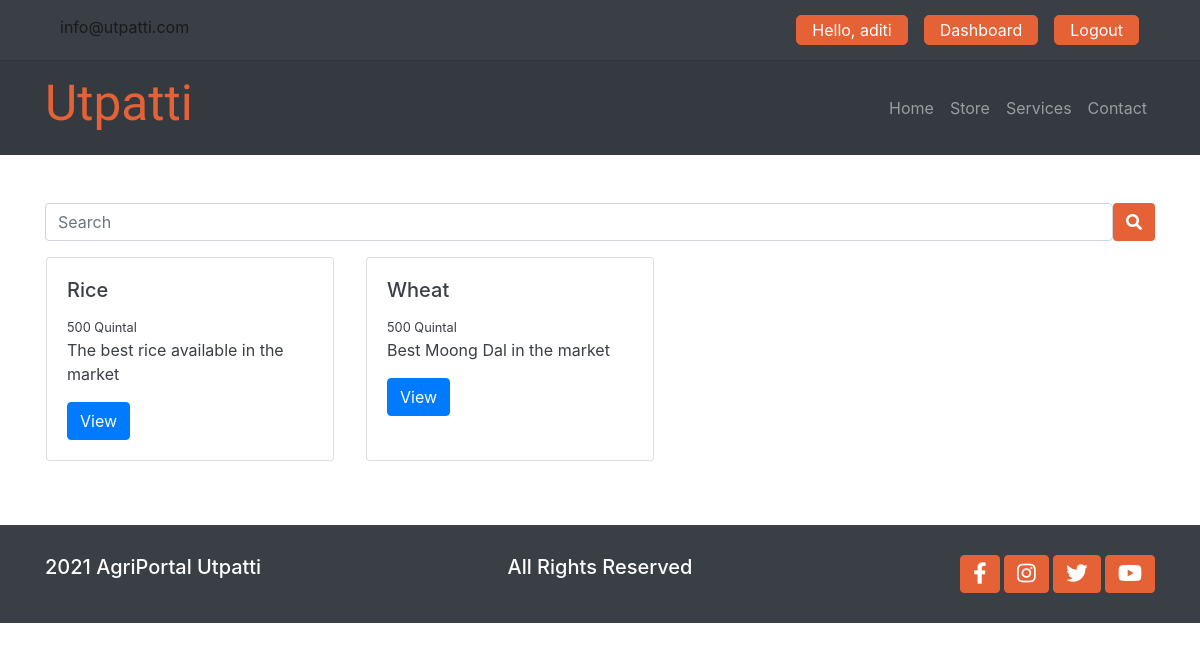
Page /crop/ (signed in) on the committed database.
### account/models.py (models this page shows, shortened)
class Account(AbstractBaseUser):
    first_name = models.CharField(max_length=50)
    last_name = models.CharField(max_length=50)
    username = models.CharField(max_length=50, unique=True)
    email = models.EmailField(max_length=100, unique=True)
    phone_number = models.CharField(max_length=50)
    profile = models.CharField(max_length=20, default="merchant")
    otp = models.CharField(max_length=10, default=0, blank=True)
    date_joined = models.DateTimeField(auto_now_add=True)
    last_login = models.DateTimeField(auto_now_add=True)
    is_admin = models.BooleanField(default=False)
    is_staff = models.BooleanField(default=False)
    is_active = models.BooleanField(default=False)
    is_superadmin = models.BooleanField(default=False)
    USERNAME_FIELD = "email"
    REQUIRED_FIELDS = ["username", "first_name", "last_name"]
    objects = MyAccountManager()

### crop/models.py (models this page shows, shortened)
class Crop(models.Model):
    crop_name = models.CharField(max_length=20)
    farmer = models.ForeignKey(FarmerProfile,on_delete=models.CASCADE)
    crop_desc = models.TextField()
    class Seasons(models.TextChoices):
        RABI = 'Rabi'
        KHARIF = 'Kharif'
    season = models.CharField(choices=Seasons.choices, max_length=15,default="")
    slug = models.SlugField(blank=True,max_length=255)
    stock = models.IntegerField()
    price = models.IntegerField()
    is_available = models.BooleanField()
    created_date = models.DateTimeField(auto_now_add = True)
    modified_date = models.DateTimeField(auto_now = True)

### crop/views.py (the view)
# urls.py: path('',views.store,name = "store" ),
def store(request):
    all_crops = Crop.objects.all()
    data = {
        'crops' : all_crops
    }
    return render(request,'crops/store.html',data)

### account/models.py (called while the page is built)
    def __str__(self):
        return self.user.first_name

### templates/crops/store.html (shortened to what this page needs)
{% extends 'includes/base.html' %}
{% block body %}
<div class = "container my-5">
    <form method="get" action={% url 'search' %}>
    <div class="input-group rounded">
        <input type="search" class="form-control rounded" placeholder="Search" aria-label="Search" aria-describedby="search-addon" name = "crop"/>
            <button class="btn" type = "submit">
                <i class="fas fa-search"></i>
            </button>
    </div>
    <div class = "row">
        {% for crop in crops %}
            <div class="card" style="width: 18rem; margin : 1rem;">
                <div class="card-body">
                    <h5 class="card-title">{{crop.crop_name}}</h5>
                    <small>{{crop.stock}} Quintal</small>
                    <p class="card-text">{{crop.crop_desc}}</p>
                    <a href="{% url 'individual_crop' crop.id %}" class="btn btn-primary">View</a>
                </div>
            </div>
        {% endfor %}
    </div>
</div>
{% endblock body %}

### templates/includes/base.html (shortened to what this page needs)
{% load static %}
<!DOCTYPE html>
<html lang="en">
<head>
    <link rel="stylesheet" href="https://cdnjs.cloudflare.com/ajax/libs/font-awesome/5.15.1/css/all.min.css"
 />
  <link rel="stylesheet" href="https://cdnjs.cloudflare.com/ajax/libs/animate.css/4.1.1/animate.min.css" />
  <link rel="stylesheet" type="text/css" href="//cdn.jsdelivr.net/npm/slick-carousel@1.8.1/slick/slick.css" />
  <link rel="stylesheet" type="text/css" href="//cdn.jsdelivr.net/npm/slick-carousel@1.8.1/slick/slick-theme.css" />
  <link rel="stylesheet" href="https://cdn.jsdelivr.net/npm/bootstrap@4.5.3/dist/css/bootstrap.min.css"
>
  <link rel="stylesheet" href="{% static 'css/base.css'%}">
  <link rel="stylesheet" href="{% static 'css/utils.css' %}">
  <link rel="stylesheet" href="{% static 'css/style.css'%}">
  <link rel="stylesheet" href="{% static 'css/mediaquery.css'%}">
</head>
<body>
    <header class="header ">
    <div class="container">
      <div class="row ">
        <div class="col-md-6 header-info">
          <a href="mailto:info@ytubers.com" class="mr-3">info@utpatti.com</a>
        </div>
        <div class="header-buttons col-md-6 d-flex justify-content-end">
        {% if user.is_authenticated %}
          <a class="btn btn-accent mr-3">Hello, {{user.first_name}}</a>
          <a class="btn btn-accent mr-3" href="{% url 'dashboard' %}">Dashboard</a>
          <a class="btn btn-accent mr-3" href="{% url 'logout' %}">Logout</a>
        {% else %}
          <a class="btn btn-accent mr-3" href="{% url 'login' %}">Signin</a>
          <a class="btn btn-accent " href="{% url 'register' %}">SignUp</a>
        {% endif %}
        </div>
      </div>
    </div>
  </header>
    <nav class="navbar navbar-expand-lg navbar-dark bg-dark">
    <div class="container">
      <a class="navbar-brand" href="{% url 'home' %}">
        <h2>Utpatti</h2>
      </a>
      <div class="collapse navbar-collapse" id="navbarNav">
        <ul class="navbar-nav ml-auto">
          <li class="nav-item {% if '/' == request.path %}active-linki{% endif %}">
            <a class="nav-link" href="{% url 'home' %}">Home</a>
          </li>
          <li class="nav-item {% if '/store/' == request.path %}active-linki{% endif %}">
            <a class="nav-link" href="{% url 'store' %}">Store</a>
          </li>
          <li class="nav-item {% if '/services/' == request.path %}active-linki{% endif %}">
            <a class="nav-link" href="">Services</a>
          </li>
          <li class="nav-item {% if '/contact/' == request.path %}active-linki{% endif %}">
            <a class="nav-link" href="">Contact</a>
          </li>
        </ul>
      </div>
    </div>
  </nav>
    {% block body %}
    {% endblock body %}
<footer>
    <div class="bg-accent mt-5">
    <div class="container">
      <div class="row">
        <div class="col-md-4 text-lg-left text-center">
          <h5>
            2021 AgriPortal Utpatti
          </h5>
        </div>
        <div class="col-md-4 text-lg-center text-center">
          <h5>
            All Rights Reserved
          </h5>
        </div>
        <div class="col-md-4 text-lg-right text-center">
          <div>
            <button class="btn btn-accent"> <i class="fab fa-facebook-f fa-lg	"></i> </button>
            <button class="btn btn-accent"> <i class="fab fa-instagram fa-lg	"></i> </button>
            <button class="btn btn-accent"> <i class="fab fa-twitter fa-lg	"></i> </button>
            <button class="btn btn-accent"> <i class="fab fa-youtube fa-lg	"></i> </button>
          </div>
        </div>
      </div>
    </div>
  </footer>
</body>
</html>

### utpatti/static/css/base.css (style rules this page uses)
:root { --primary: #ffffff; --secondary: #3a3e45; --white: #888787; --accent: #e56237; }
body { background-color: var(--primary); color: rgb(54, 54, 54); }
a { color: rgb(26, 26, 26); }
h2, h3 { color: var(--accent); }
.btn-accent { background-color: var(--accent); color: #fff; border-color: var(--accent); outline: none; }
button { background-color: var(--accent) !important; color:white !important; }
.navbar-brand h2 { font-family: 'Cookie', cursive; font-size: 3.1rem; }
.card { color: var(--secondary); width: 18rem; }

### utpatti/static/css/utils.css (style rules this page uses)
.bg-accent { color: #ffffff; background-color: var(--secondary); }

### utpatti/static/css/style.css (style rules this page uses)
.header { background-color: var(--secondary); padding: 15px 0; color: #fff; border-bottom: 1px solid #333; }
.header a { padding: 2px 15px; border-radius: 5px; }
footer .container { padding-top: 30px; padding-bottom: 30px; }

### rows in the picture
Account: first_name "aditi"
Crop: crop_name "Rice", stock "500", crop_desc "The best rice available in the market"
Crop: crop_name "Wheat", stock "500", crop_desc "Best Moong Dal in the market"
